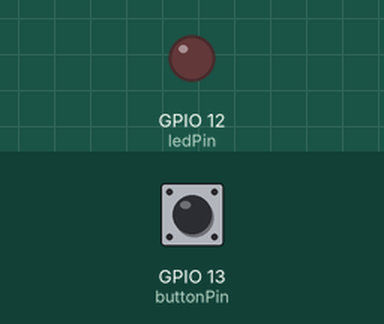
A sketch run on a simulated ESP32. Parts: output pins drawn as LEDs (lit = HIGH). The inputs (shaded band) are chosen by the test bench; at power-on: GPIO 13 (buttonPin) HIGH. WiFi joins after 1.5 s; servers stay silent unless stated; no MQTT or app messages arrive unless stated; what the sketch prints to the serial monitor is not drawn.

Above: at 2.7 s.
2.8 s: GPIO 13 (buttonPin) pulled LOW for 0.15 s
At 2.88 s:
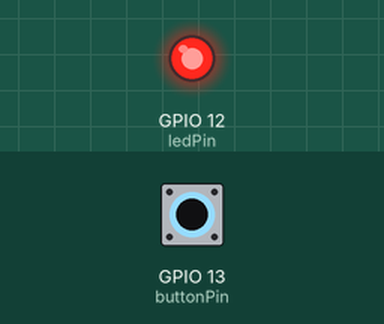
4.4 s: GPIO 13 (buttonPin) pulled LOW for 3.2 s
At 8.6 s:
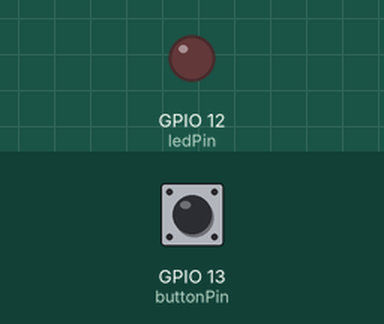
Timing chart, 0 to 10.1 s (numbered marks = the images above; inputs shaded):
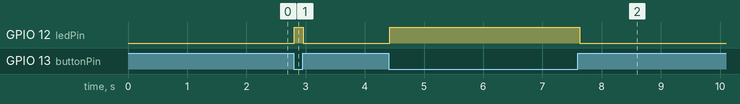

The sketch:

sketch.ino
```cpp
#include <WiFi.h>
#include <WiFiClientSecure.h>
#include <PubSubClient.h>

// WiFi
const char* ssid = "iPhone11";
const char* password = "Adam2003";

// Azure IoT Hub
const char* mqttServer = "wirtualnygaraz.azure-devices.net";
const int mqttPort = 8883;
const char* deviceId = "simulatorgarage";

// SAS token (upewnij się, że jest aktualny!)
const char* sasToken = "SharedAccessSignature sr=wirtualnygaraz.azure-devices.net%2Fdevices%2Fsimulatorgarage&sig=91PdaY9MlXE79KLqLWQYq9glU40iIHNMWp9WGHy%2BSFY%3D&se=1748042824";

// Pełny certyfikat root CA Azure IoT Hub (TU DAJ PEŁNY!)
// Dla przykładu możesz pobrać z https://www.digicert.com/CACerts/BaltimoreCyberTrustRoot.crt.pem
const char azure_root_ca[] PROGMEM = R"EOF(
-----BEGIN CERTIFICATE-----
MIIDdzCCAl+gAwIBAgIEbLkC+jANBgkqhkiG9w0BAQUFADBmMQswCQYDVQQGEwJV
UzEWMBQGA1UEChMNRGlnaUNlcnQgSW5jMRwwGgYDVQQLExNHaWduYXR1cmUgUm9v
dCBDQTAeFw0xNzAxMDEwMDAwMDBaFw0yNzAxMDEwMDAwMDBaMGYxCzAJBgNVBAYT
AlVTMRgwFgYDVQQKEw9EaWdpQ2VydCBJbmMxHDAaBgNVBAsTE0dpZ25hdHVyZSBS
b290IENBMIIBIjANBgkqhkiG9w0BAQEFAAOCAQ8AMIIBCgKCAQEAwUQlh43u2By+
EjHNCW8JZ/az50UxHOxU6mg2mjTh73RhTYZmNzNx6ObWrcZQeMlhb2J32JoVL02c
...
-----END CERTIFICATE-----
)EOF";

// Piny
const int buttonPin = 13;
const int ledPin = 12;

// Zmienne do logiki przycisku
bool occupied = false;
unsigned long pressStartTime = 0;

// Połączenia
WiFiClientSecure espClient;
PubSubClient client(espClient);

void setup() {
  Serial.begin(115200);

  pinMode(buttonPin, INPUT_PULLUP);
  pinMode(ledPin, OUTPUT);
  digitalWrite(ledPin, LOW);

  Serial.println("Parking sensor started");

  connectWiFi();

  espClient.setCACert(azure_root_ca);

  client.setServer(mqttServer, mqttPort);
}

void loop() {
  if (!client.connected()) {
    connectToIoTHub();
  }
  client.loop();

  bool buttonState = digitalRead(buttonPin) == LOW;

  if (buttonState && !occupied) {
    occupied = true;
    pressStartTime = millis();
    digitalWrite(ledPin, HIGH);
    Serial.println("Wjechano na miejsce parkingowe");
  }
  else if (!buttonState && occupied) {
    occupied = false;
    unsigned long pressDuration = millis() - pressStartTime;
    digitalWrite(ledPin, LOW);
    Serial.print("Opuszczono miejsce parkingowe - czas trwania: ");
    Serial.print(pressDuration / 1000.0);
    Serial.println(" s");

    // Wysyłamy dane do IoT Hub
    sendStatusToIoTHub(true, pressDuration);  // zajęte i czas
    delay(100);  // krótka przerwa, żeby wysłać kolejny status
    sendStatusToIoTHub(false, 0);              // miejsce wolne, czas 0

    pressStartTime = 0;
  }

  delay(50);
}

void sendStatusToIoTHub(bool isOccupied, unsigned long durationMs) {
  if (!client.connected()) {
    Serial.println("Nie połączono z IoT Hub");
    return;
  }

  String payload = "{";
  payload += "\"occupied\":";
  payload += (isOccupied ? "true" : "false");
  payload += ",\"duration_ms\":";
  payload += durationMs;
  payload += "}";

  String topic = "devices/";
  topic += deviceId;
  topic += "/messages/events/";

  Serial.print("Wysyłam do IoT Hub: ");
  Serial.println(payload);

  client.publish(topic.c_str(), payload.c_str());
}

void connectWiFi() {
  WiFi.begin(ssid, password);
  Serial.print("Łączenie z WiFi ");
  int retry = 0;
  while (WiFi.status() != WL_CONNECTED) {
    delay(500);
    Serial.print(".");
    retry++;
    if (retry > 40) {  // po 20 sekundach timeout
      Serial.println("\nNie udało się połączyć z WiFi");
      return;
    }
  }
  Serial.println("\nPołączono z WiFi");
  Serial.print("IP: ");
  Serial.println(WiFi.localIP());
}

void connectToIoTHub() {
  Serial.print("Łączenie z IoT Hubem... ");

  String username = String(mqttServer) + "/" + deviceId + "/?api-version=2018-06-30";

  if (client.connect(deviceId, username.c_str(), sasToken)) {
    Serial.println("Połączono z IoT Hub");
  } else {
    Serial.print("Błąd połączenia, rc=");
    Serial.print(client.state());
    Serial.println(" - spróbuję ponownie za 5s");
    delay(5000);
  }
}
```

Measured:
- after the input at 2.8 s, GPIO 12 (ledPin): LOW → HIGH at once, → LOW 0.15 s later
- after the input at 4.4 s, GPIO 12 (ledPin): LOW → HIGH at once, → LOW 3.2 s later
